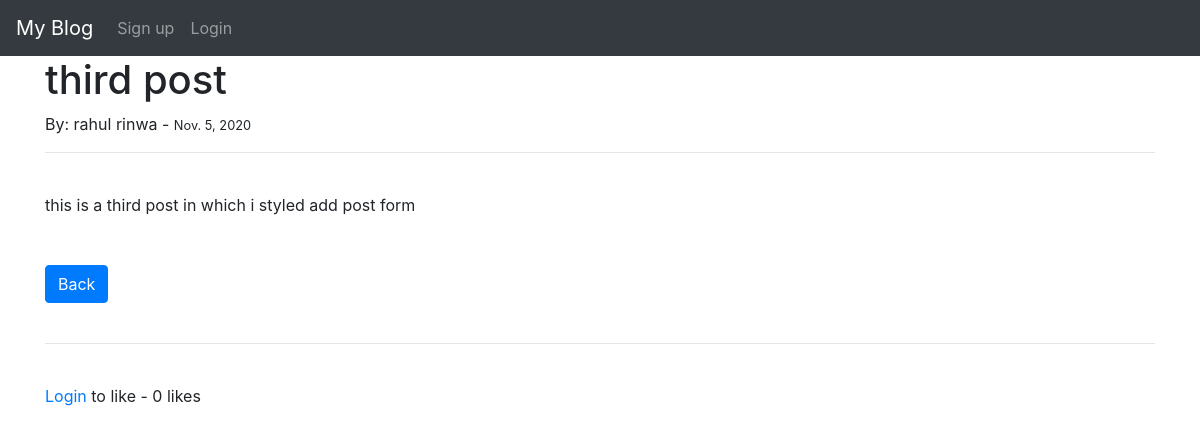
Screenshot of /article/4 with the database file from the repository.
### blog_app/models.py (models this page shows, shortened)
class Post(models.Model):
    title = models.CharField(max_length=255)
    author = models.ForeignKey(User, on_delete=models.CASCADE)
    body = RichTextField(blank=True, null=True)
    post_date = models.DateField(auto_now_add=True)
    likes = models.ManyToManyField(User, related_name="blog_post")
    def total_likes(self):
        return self.likes.count()

### blog_app/views.py (the view)
# urls.py: path('article/<int:pk>', ArticleDetailView.as_view(), name='article_detail'),
class ArticleDetailView(DetailView):
    model = Post
    template_name = 'article_detail.html'
    def get_context_data(self, *args, **kwargs):
        context = super(ArticleDetailView, self).get_context_data(*args, **kwargs)
        stuff = get_object_or_404(Post, id = self.kwargs['pk'])
        total_likes = stuff.total_likes()
        liked = False
        if stuff.likes.filter(id = self.request.user.id).exists():
            liked = True
        context["total_likes"] = total_likes
        context["liked"] = liked
        return context

### templates/article_detail.html (shortened to what this page needs)
{% extends "base.html"%}
{% block content %}
<h1>{{ post.title }}</h1>
<p>By: {{ post.author.first_name }} {{ post.author.last_name }} - <small>{{ post.post_date }}</small></p>
<hr><br>
{{ post.body|safe }}
<br><br><br>
<a href="{% url 'home' %}" class="btn btn-primary">Back</a>
{% if user.is_authenticated %}
{% if user.id == post.author.id %}
<a href="{% url 'update_post' post.pk %}" class="btn btn-secondary">Edit</a>
<a href="{% url 'delete_post' post.pk %}" class="btn btn-danger">Delete</a>
{% endif %}
<br><br>
<hr><br>
<form action="{% url 'like_post' post.pk %}" method="POST">
    {% csrf_token %}
    {% if liked %}
    <button type="submit" name="post_id" value="{{ post.id }}" class="btn btn-danger btn-sm">Unlike</button>
    {% else %}
    <button type="submit" name="post_id" value="{{ post.id }}" class="btn btn-info btn-sm">Like</button>
    {% endif %}
    - {{ total_likes }} likes
</form>
{% else %}
<br><br>
<hr><br>
<p><a href="{% url 'login' %}">Login</a> to like - {{ total_likes }} likes</p>
{% endif %}
{% endblock %}

### rows the page displays
Post: title "third post", author.first_name "rahul", author.last_name "rinwa", post_date "Nov. 5, 2020", body "this is a third post in which i styled add post form"

### other values shown
{{ total_likes }} "0"
